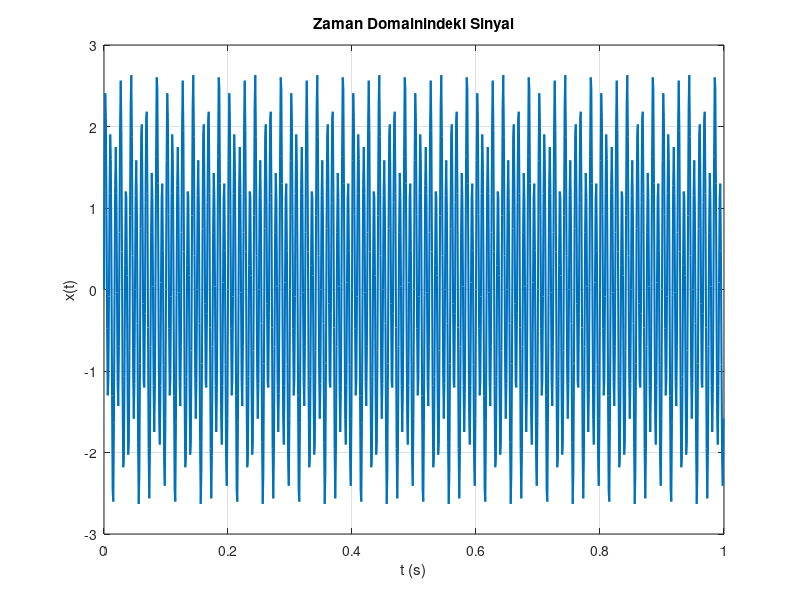
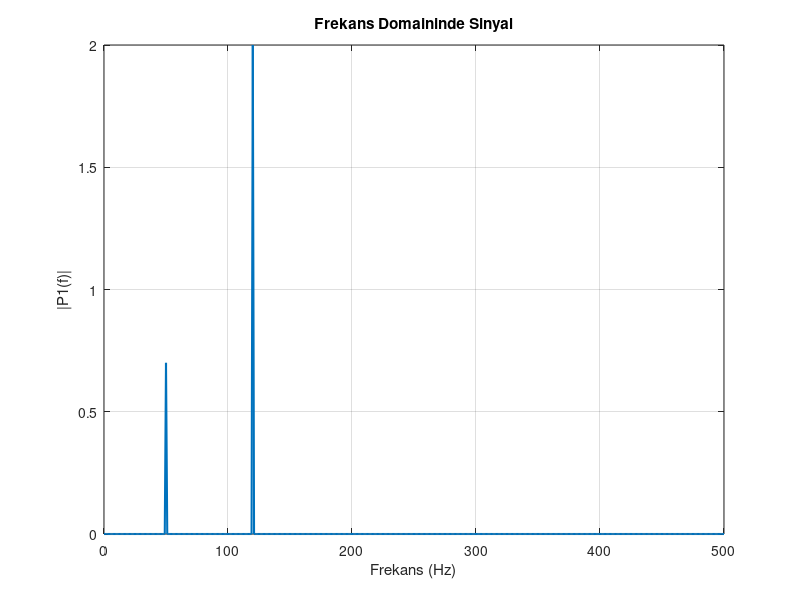

Write MATLAB code to recreate these figures, in order.
% Örnekleme parametreleri
fs = 1000;            % Örnekleme frekansı (Hz)
T = 1/fs;             % Örnekleme aralığı
L = 1000;             % Sinyal uzunluğu
t = (0:L-1)*T;        % Zaman vektörü
% Sinyal: 50 Hz ve 120 Hz frekanslı bileşenler
x = 0.7*sin(2*pi*50*t) + 2*sin(2*pi*120*t);
% Fourier dönüşümü
Y = fft(x);
% Frekans ekseni
P2 = abs(Y/L);        % Çift taraflı spektrum
P1 = P2(1:L/2+1);     % Tek taraflı spektrum
P1(2:end-1) = 2*P1(2:end-1);
f = fs*(0:(L/2))/L;
% Zaman domainindeki sinyali çiz
figure;
plot(t, x, 'LineWidth', 1.5);
title('Zaman Domainindeki Sinyal');
xlabel('t (s)');
ylabel('x(t)');
grid on;

% Frekans domaininde sinyali çiz
figure;
plot(f, P1, 'LineWidth', 1.5);
title('Frekans Domaininde Sinyal');
xlabel('Frekans (Hz)');
ylabel('|P1(f)|');
grid on;
